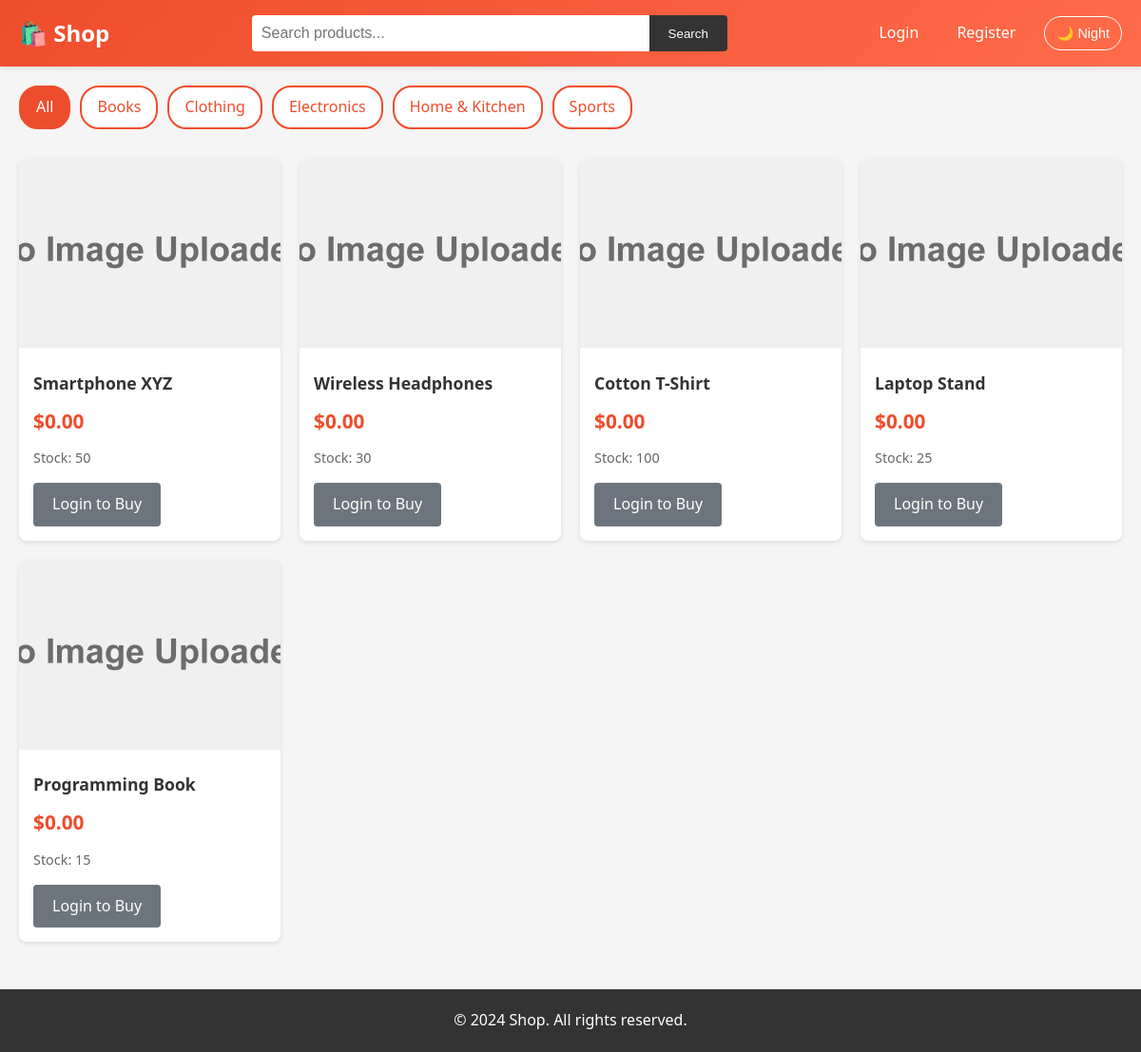
The page / on the database its author committed.
### tables this page shows
CREATE TABLE IF NOT EXISTS categories (
    id INT AUTO_INCREMENT PRIMARY KEY,
    name VARCHAR(100) NOT NULL,
    description TEXT,
    created_at TIMESTAMP DEFAULT CURRENT_TIMESTAMP
);

CREATE TABLE IF NOT EXISTS products (
    id INT AUTO_INCREMENT PRIMARY KEY,
    name VARCHAR(200) NOT NULL,
    description TEXT,
    price DECIMAL(10, 2) NOT NULL,
    stock INT DEFAULT 0,
    image VARCHAR(255),
    created_at TIMESTAMP DEFAULT CURRENT_TIMESTAMP
);

### includes/functions.php (called while the page is built, shortened)
<?php
function isLoggedIn() {
    return isset($_SESSION['user_id']);
}
function formatPrice($price) {
    return '$' . number_format($price, 2);
}
function getProducts($category_id = null, $search = null) {
    $conn = getDB();
    $sql = "SELECT DISTINCT p.*,
            (SELECT MIN(ps.seller_price) FROM product_sellers ps WHERE ps.product_id = p.id) as min_price,
            (SELECT MAX(ps.seller_price) FROM product_sellers ps WHERE ps.product_id = p.id) as max_price
            FROM products p";
    $sql .= " ORDER BY p.created_at DESC";
    $stmt = $conn->prepare($sql);
    $stmt->execute();
    return $stmt->get_result();
}
function getCategories() {
    $conn = getDB();
    $result = $conn->query("SELECT * FROM categories ORDER BY name");
    return $result;
}
?>

### index.php (the view, shortened to what this page needs)
<?php
require_once 'includes/functions.php';
$category_id = isset($_GET['category']) ? (int)$_GET['category'] : null;
$search = isset($_GET['search']) ? sanitize($_GET['search']) : null;
$products = getProducts($category_id, $search);
$categories = getCategories();
include 'includes/header.php';
?>
<div class="categories">
    <a href="index.php" class="category-btn <?php echo !$category_id ? 'active' : ''; ?>">All</a>
    <?php while ($category = $categories->fetch_assoc()): ?>
        <a href="index.php?category=<?php echo $category['id']; ?>"
           class="category-btn <?php echo $category_id == $category['id'] ? 'active' : ''; ?>">
            <?php echo htmlspecialchars($category['name']); ?>
        </a>
    <?php endwhile; ?>
</div>
<div class="products-grid">
    <?php while ($product = $products->fetch_assoc()): ?>
        <div class="product-card">
            <img src="<?php echo $product['image'] ? htmlspecialchars($product['image']) : 'images/not_found.jpg'; ?>"
                 alt="<?php echo htmlspecialchars($product['name']); ?>"
                 class="product-image"
                 onerror="this.src='images/not_found.jpg'">
            <div class="product-info">
                <h3 class="product-name">
                    <a href="product.php?id=<?php echo $product['id']; ?>" style="text-decoration: none; color: inherit;">
                        <?php echo htmlspecialchars($product['name']); ?>
                    </a>
                </h3>
                <div class="product-price">
                    <?php if ($product['min_price'] == $product['max_price']): ?>
                        <?php echo formatPrice($product['min_price']); ?>
                    <?php else: ?>
                        <?php echo formatPrice($product['min_price']); ?> - <?php echo formatPrice($product['max_price']); ?>
                    <?php endif; ?>
                </div>
                <div class="product-stock">Stock: <?php echo $product['stock']; ?></div>
                <?php if (isLoggedIn()): ?>
                    <a href="product.php?id=<?php echo $product['id']; ?>" class="btn btn-primary">View Details</a>
                <?php else: ?>
                    <a href="login.php" class="btn btn-secondary">Login to Buy</a>
                <?php endif; ?>
            </div>
        </div>
    <?php endwhile; ?>
</div>
<?php include 'includes/footer.php'; ?>

### css/style.css (style rules this page uses)
* { margin: 0; padding: 0; box-sizing: border-box; }
body { font-family: "Segoe UI", Tahoma, Geneva, Verdana, sans-serif; line-height: 1.6; color: #333; background-color: #f5f5f5; }
.products-grid { display: grid; grid-template-columns: repeat(auto-fill, minmax(250px, 1fr)); gap: 20px; margin: 30px 0; }
.product-card { background: white; border-radius: 8px; overflow: hidden; box-shadow: 0 2px 5px rgba(0, 0, 0, 0.1); transition: transform 0.3s, box-shadow 0.3s; }
.product-image { width: 100%; height: 200px; object-fit: cover; background: #f0f0f0; }
.product-info { padding: 15px; }
.product-name { font-size: 1.1rem; font-weight: bold; margin-bottom: 10px; color: #333; }
.product-price { font-size: 1.3rem; color: #ee4d2d; font-weight: bold; margin-bottom: 10px; }
.product-stock { font-size: 0.9rem; color: #666; margin-bottom: 15px; }
.btn { padding: 10px 20px; border: none; border-radius: 4px; cursor: pointer; font-size: 1rem; text-decoration: none; display: inline-block; transition: background 0.3s; }
.btn-secondary { background: #6c757d; color: white; }
.categories { display: flex; gap: 10px; margin: 20px 0; flex-wrap: wrap; }
.category-btn { padding: 8px 16px; background: white; border: 2px solid #ee4d2d; color: #ee4d2d; border-radius: 20px; text-decoration: none; transition: all 0.3s; }
.category-btn:hover, .category-btn.active { background: #ee4d2d; color: white; }

### rows shown on the page
categories: name "Books"
categories: name "Clothing"
categories: name "Electronics"
categories: name "Home & Kitchen"
categories: name "Sports"
products: name "Smartphone XYZ", min_price "$0.00", stock "50"
products: name "Wireless Headphones", min_price "$0.00", stock "30"
products: name "Cotton T-Shirt", min_price "$0.00", stock "100"
products: name "Laptop Stand", min_price "$0.00", stock "25"
products: name "Programming Book", min_price "$0.00", stock "15"
